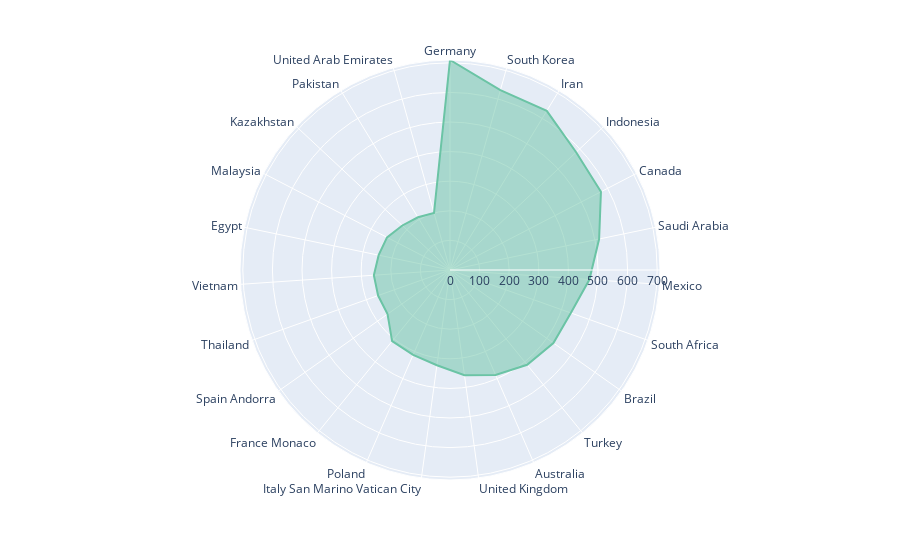

The notebook cell saved with this chart:
### Code cell
fig = px.line_polar(df_s,
                    r='emission_2018',
                    theta='countries',
                    line_close=True)
fig.update_traces(fill='toself', line=dict(color=pal_spec[-5]))
fig.show()

### Figure 1 — Plotly figure (JSON) as saved in the notebook; plotly's stock layout.template omitted (floating-point values rounded to 4 significant figures)
{"data": [{"fill": "toself", "hovertemplate": "emission_2018=%{r}<br>countries=%{theta}<extra></extra>", "legendgroup": "", "line": {"color": "#6bc4a5", "dash": "solid"}, "marker": {"symbol": "circle"}, "mode": "lines", "name": "", "r": [709.5, 630.9, 629.3, 583.1, 574.4, 514.6, 472.1, 433.2, 427.7, 413.0, 386.6, 358.8, 324.9, 312.7, 310.0, 258.3, 257.9, 257.9, 246.3, 239.6, 220.4, 208.4, 200.3, 709.5], "showlegend": false, "subplot": "polar", "theta": ["Germany", "South Korea", "Iran", "Indonesia", "Canada", "Saudi Arabia", "Mexico", "South Africa", "Brazil", "Turkey", "Australia", "United Kingdom", "Italy San Marino Vatican City", "Poland", "France Monaco", "Spain Andorra", "Thailand", "Vietnam", "Egypt", "Malaysia", "Kazakhstan", "Pakistan", "United Arab Emirates", "Germany"], "type": "scatterpolar"}], "layout": {"legend": {"tracegroupgap": 0}, "margin": {"t": 60}, "polar": {"angularaxis": {"direction": "clockwise", "rotation": 90}, "domain": {"x": [0, 1], "y": [0, 1]}}}}
